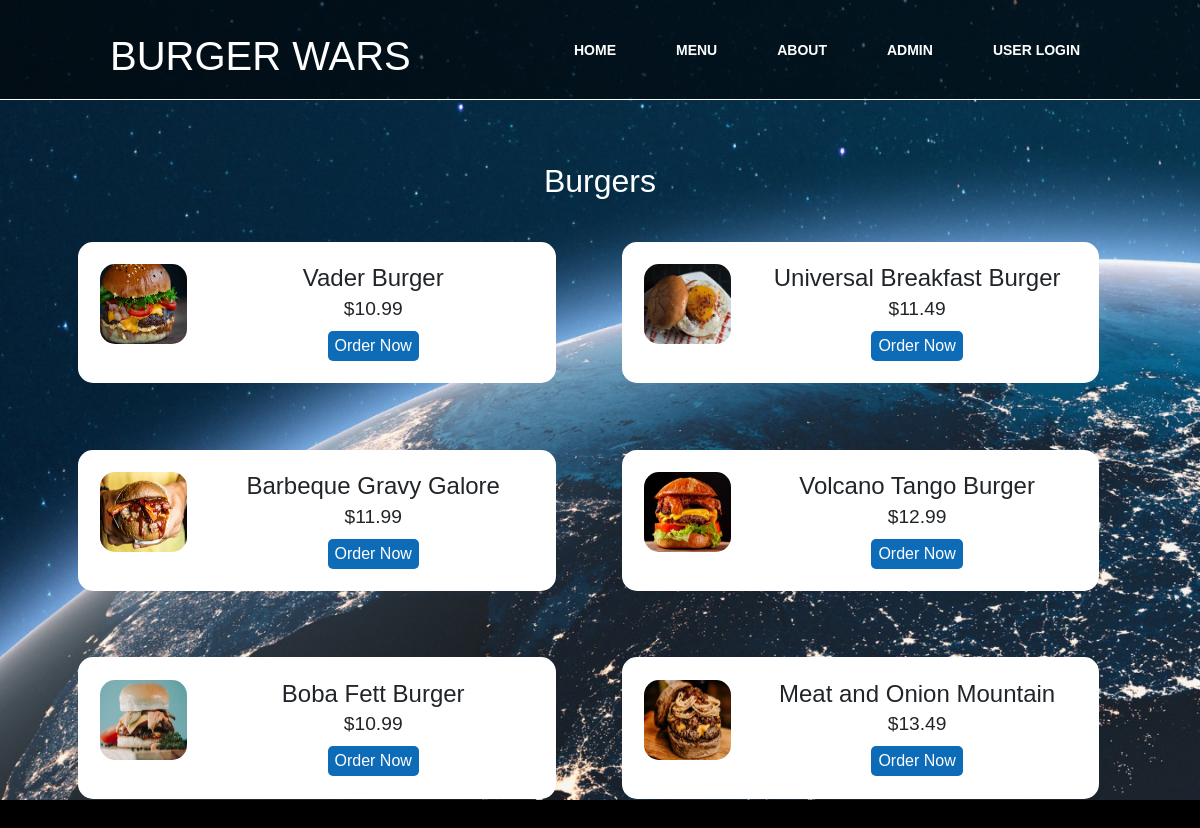
The app's page /burgeritems with its own data.
### burgerwars/models.py (models this page shows, shortened)
class Product(models.Model):
    product_name = models.CharField(max_length=50)
    product_price = models.DecimalField(max_digits=10, decimal_places=2)
    product_description = models.TextField()
    product_image = models.ImageField(max_length=200)
    product_type = models.CharField(max_length=6)

### burgerwars/views.py (the view)
# urls.py: path('burgeritems', views.burgeritems, name='burgeritems'),
def burgeritems(request):
    product = Product.objects.filter()
    return render(request, 'burgerwars/burgeritems.html', {'products': product})

### burgerwars/templates/burgerwars/burgeritems.html (shortened to what this page needs)
<!DOCTYPE html>
<html lang="en">
<head>
    <link rel="stylesheet" href="https://cdn.jsdelivr.net/npm/bootstrap@4.5.3/dist/css/bootstrap.min.css">
    <link rel="stylesheet" href="../../static/css/style2.css">
    <link rel="stylesheet" href="{% static "css/style1.css" %}" type="text/css">
</head>
<body>
<nav class="about">
    <div class="logoa"><h1>Burger Wars </h1></div>
    <ul>
        <li><a href="{% url 'burgerwars:home' %}">Home</a></li>
        <li><a href="{% url 'burgerwars:bwmenucat' %}">Menu</a></li>
        <li><a href="{% url 'burgerwars:about' %}">About</a></li>
        <li><a href="/admin">Admin</a></li>
        <li><a href="{% url 'login'%}?next={{request.path}}">User Login</a></li>
    </ul>
</nav>
<section>
    <div class="container" style="padding-top: 150px;"></div>
    <div class="container">
        <h2 class="text-center, text-white">Burgers</h2>
        <tbody>
        {% for product in products %}
            <tr>
            {% if product.product_type == 'burger' %}
                <div class="food-menu-box">
                    <div class="food-menu-img">
                        <img src="{% static "images/" %}{{ product.product_image }}" alt="image" class="img-responsive img-curve"width="100px" height="80px">
                    </div>
                    <div class="food-menu-desc">
                        <h4 class="product-name">{{ product.product_name }}</h4>
                        <p class="food-price">${{ product.product_price }}</p>
                        <a href="{% url 'burgerwars:itemdetails' pk=product.pk %}" class="btn btn-primary order-btn">Order Now</a>
                    </div>
                </div>
            {% endif %}
            </tr>
        {% endfor %}
        </tbody>
    </div>
</section>
</body>
</html>

### burgerwars/static/css/style2.css (style rules this page uses)
body { background-color: black; }
* { margin: 0 ; padding: 0 ; font-family: Arial, Helvetica, sans-serif; box-sizing: border-box; }
.img-responsive { width: 100%; }
.img-curve { border-radius: 15px; }
.text-white { color: white; }
a { color: #ff6b81; text-decoration: none; }
.btn { padding: 1%; border: none; font-size: 1rem; border-radius: 5px; }
.btn-primary { background-color: #ff6b81; color: white; cursor: pointer; }
.food-menu-box { width: 43%; margin: 3%; padding: 2%; float: left; background-color: white; border-radius: 15px; }
.food-menu-img { width: 20%; float: left; }
.food-menu-desc { width: 70%; float: left; margin-left: 8%; }
.food-price { font-size: 1.2rem; margin: 2% 0; }

### burgerwars/static/css/style1.css (style rules this page uses)
body { margin: 0; padding: 0; font-family: Arial; line-height: 1px; }
nav { position: fixed; top:0; left:0; width:100%; height: 100px; padding: 10px 90px; box-sizing: border-box; background: rgba(0,0,0,0.6); border-bottom: 1px solid #fff; }
nav .logoa { padding: 22px 20px; height: 80px; float: left; font-size:24px; font-weight: bold; text-transform: uppercase; color:#fff; }
nav ul { list-style: none; float: right; margin: 0; padding: 0; display: flex; }
nav ul li a { line-height: 80px; color:#fff; padding: 12px 30px; text-decoration: none; font-size: 14px; font-weight: bold; text-transform: uppercase; }
section { width:100%; height: 100vh; background: url(backhomepage.png); background-size: cover; background-position: center; margin: 0 auto; padding: 1%; text-align: center; }
.order-btn { margin-top: 6px; background-color: #0d6bb8; padding: 3px 7px; transition: .3s; }
.product-name { margin: 0; }
.food-price { line-height: 20px; }
nav { -webkit-touch-callout: none; -webkit-user-select: none; -khtml-user-select: none; -moz-user-select: none; -ms-user-select: none; user-select: none; }

### records on screen
Product: product_image (picture), product_name "Vader Burger", product_price "10.99"
Product: product_image (picture), product_name "Universal Breakfast Burger", product_price "11.49"
Product: product_image (picture), product_name "Barbeque Gravy Galore", product_price "11.99"
Product: product_image (picture), product_name "Volcano Tango Burger", product_price "12.99"
Product: product_image (picture), product_name "Boba Fett Burger", product_price "10.99"
Product: product_image (picture), product_name "Meat and Onion Mountain", product_price "13.49"
